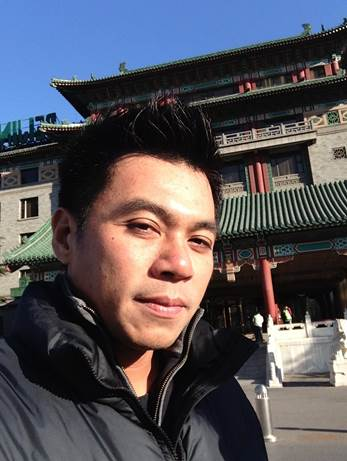
#> input picture Big_Data_Analysis/work3 Kmeans/image002.jpg, 347 x 461 px
$ python work3_opencv_kmeans.py
#> lines starting #> are read from the running program, lines starting #| are printed output that depends on the picture
import numpy as np
import cv2

np.random.seed(111)
img = cv2.imread('image002.jpg')
#> img is the input picture: shape (461, 347, 3); mean B, G, R 89.9, 82.9, 85.3
Z = img.reshape((-1, 3))

# convert to np.float32
Z = np.float32(Z)

# define criteria, number of clusters(K) and apply kmeans()
criteria = (cv2.TERM_CRITERIA_EPS + cv2.TERM_CRITERIA_MAX_ITER, 10, 1.0)
K = 2
ret, label, center = cv2.kmeans(
    Z, K, None, criteria, 10, cv2.KMEANS_RANDOM_CENTERS)
#> ret = 667234305.6; center = [[30.86, 29.9, 33.86], [166.1, 151.3, 151.6]]

# Now convert back into uint8, and make original image
center = np.uint8(center)
#> center = [[30, 29, 33], [166, 151, 151]]
res = center[label.flatten()]
res2 = res.reshape((img.shape))
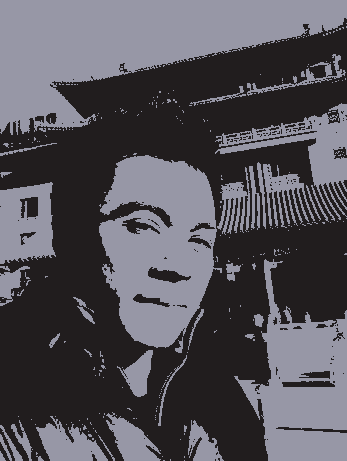
#> res2: shape (461, 347, 3); mean B, G, R 89.4, 82.3, 84.6

cv2.imshow('res2', res2)
cv2.imwrite('out.jpg', res2)
cv2.waitKey(0)
cv2.destroyAllWindows()

$ run again, with Big_Data_Analysis/work3 Kmeans/1621915559591.jpg copied over Big_Data_Analysis/work3 Kmeans/image002.jpg
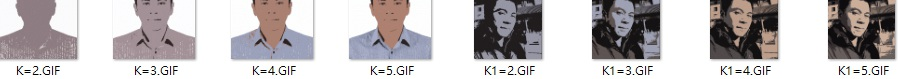
#> input picture Big_Data_Analysis/work3 Kmeans/1621915559591.jpg, 900 x 79 px
#> img is the input picture: shape (79, 900, 3); mean B, G, R 190.3, 189.1, 193.4
#> `ret, label, center = cv2.kmeans( Z, K, None, criteria, 10, cv2.KMEANS_..`: ret = 300970201.1; center = [[105, 102, 112.2], [250, 250, 250.1]]
#> `center = np.uint8(center)`: center = [[104, 101, 112], [249, 249, 250]]
#> `res2 = res.reshape((img.shape))`:
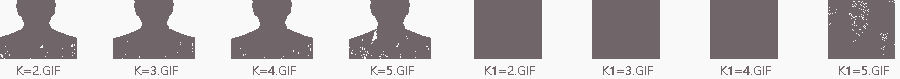
#> res2: shape (79, 900, 3); mean B, G, R 189.3, 188.1, 193.2

$ run again, with Big_Data_Analysis/work3 Kmeans/5k.jpg copied over Big_Data_Analysis/work3 Kmeans/image002.jpg
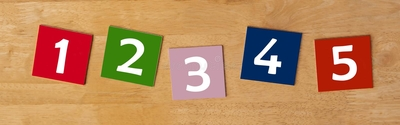
#> input picture Big_Data_Analysis/work3 Kmeans/5k.jpg, 400 x 125 px
#> img is the input picture: shape (125, 400, 3); mean B, G, R 93.9, 137.4, 186.6
#> `ret, label, center = cv2.kmeans( Z, K, None, criteria, 10, cv2.KMEANS_..`: ret = 180167421.8; center = [[36.91, 52.16, 110.6], [108.5, 159.2, 206]]
#> `center = np.uint8(center)`: center = [[36, 52, 110], [108, 159, 206]]
#> `res2 = res.reshape((img.shape))`:
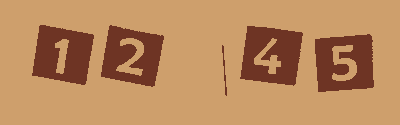
#> res2: shape (125, 400, 3); mean B, G, R 93.3, 137.2, 186.5
